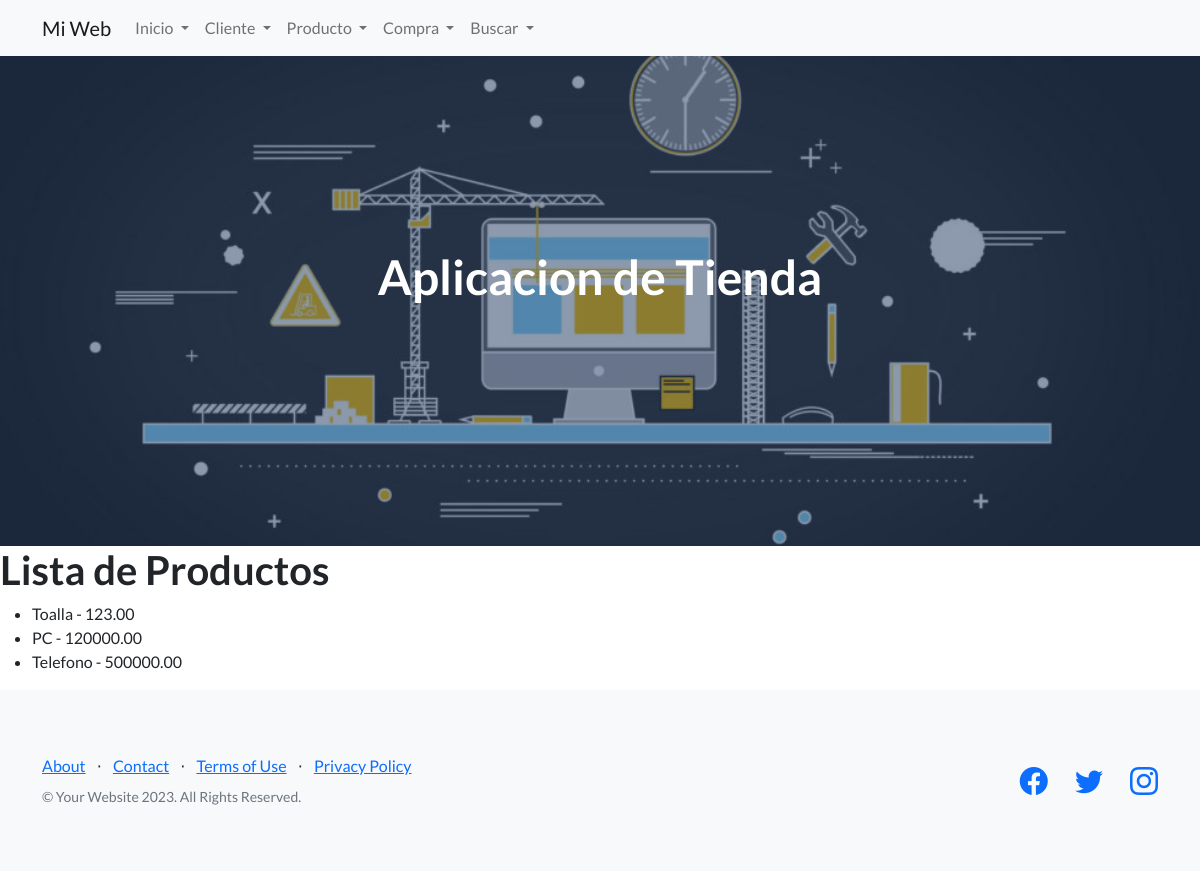
Page /App/Productos on the committed database.
### App/models.py (models this page shows, shortened)
class Producto(models.Model):
    nombre = models.CharField(max_length=100)
    precio = models.DecimalField(max_digits=10, decimal_places=2)

### App/views.py (the view)
# urls.py: path('Productos', views.producto_list, name='producto_list'),
def producto_list(request):
    productos = Producto.objects.all()
    return render(request, 'App/producto_list.html', {'productos': productos})

### App/templates/App/producto_list.html
{% extends "App/padre.html" %}
{% load static %}
{% block contenidoquecambiar %}
<h1>Lista de Productos</h1>
<ul>
    {% for producto in productos %}
        <li>{{ producto.nombre }} - {{ producto.precio }}</li>
    {% endfor %}
</ul>
{% endblock %}

### rows in the picture
Producto: nombre "Toalla", precio "123.00"
Producto: nombre "PC", precio "120000.00"
Producto: nombre "Telefono", precio "500000.00"
